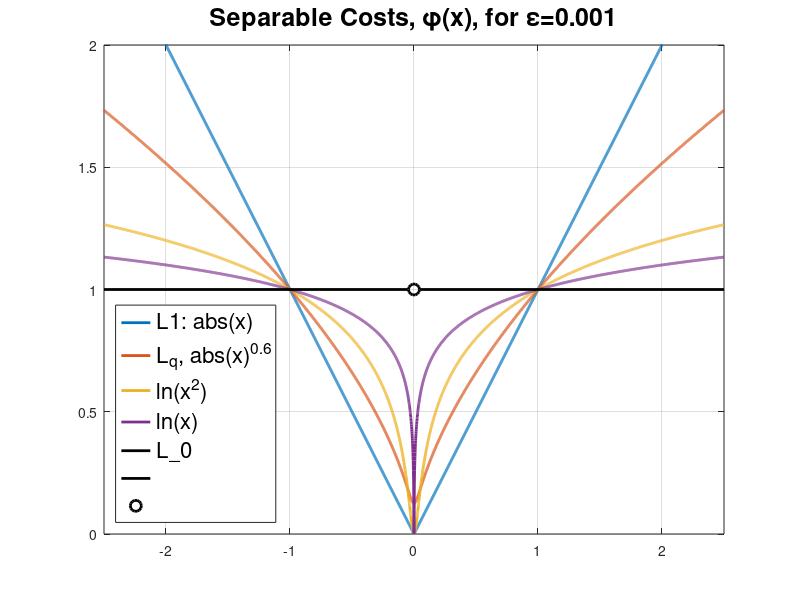

Reproduce this figure in MATLAB.
%% Figure 1 for Radar2025
% Figure to display various scalar penalty functions:
%       q=1 norm
%       q=0.6 quasi-norm
%       log(abs(x)^2)
%       log(abs(x))
%       zero norm
% Scale and shift scalar functions for common display.
clear vars
figure
q=0.6;epsilon=0.001;
x = -2.5:0.001:2.5;[~,indx]=find(x==1);
%
plot(x,abs(x),'LineWidth',2);%L1
hold on;
%
y2=(abs(x).^2 + epsilon).^(q/2);
plot(x,y2,'LineWidth',2)%q=0.8
%
y4 = log(x.^2+epsilon); y4=y4-min(y4);y4=y4/y4(indx);
plot(x,y4,'LineWidth',2)%Log-squared
%
y3 = log(abs(x)+epsilon); y3=y3-min(y3);y3=y3/y3(indx);
plot(x,y3,'LineWidth',2)%Log
%
plot([-2.5,-0.05],[1,1],'k','LineWidth',2)
plot([0.05,2.5],[1,1],'k','LineWidth',2)
plot(0,1,'ko','MarkerSize',8,'LineWidth',2)
grid on;
axis([-2.5,2.5,0,2])
title('Separable Costs, \phi(x), for \epsilon=0.001','Fontsize',18)
%
legend('L1: abs(x)','L_q, abs(x)^{0.6}','ln(x^2)','ln(x)',...
    'L\_0','','','Fontsize',16,'Location','southwest')
